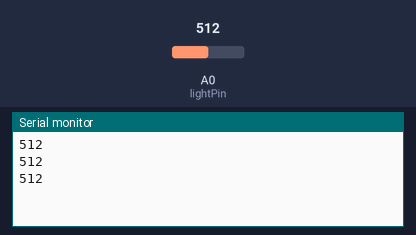
The sketch below on a simulated Arduino Uno, built with avr-gcc and run on an emulated ATmega328P. On the bench: the last lines printed to the serial monitor. The inputs (shaded band) are chosen by the test bench; at power-on: A0 (lightPin) = 512.

Above: at 1.2 s.
1.3 s: A0 (lightPin) set to 716
At 1.9 s:
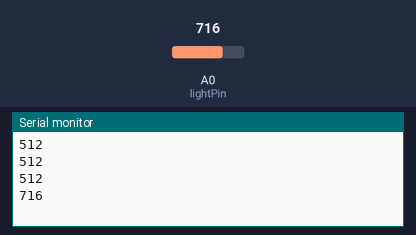
2.8 s: A0 (lightPin) set to 900
At 3.4 s:
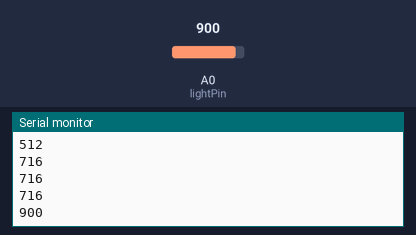
Timing chart, 0 to 5.8 s (numbered marks = the images above; inputs shaded):
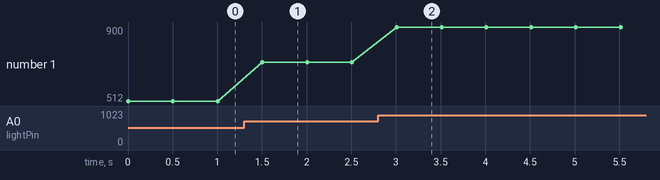

Measured:
- after the input at 1.3 s, the serial monitor: prints a new line after 0.21 s (image 1)
- after the input at 2.8 s, the serial monitor: prints a new line after 0.21 s (image 2)
- plotted number 1: 512 → 716 after the input at 1.3 s, 716 → 900 after the input at 2.8 s

The sketch:

sketch_nov19a.ino
```cpp
constexpr int arrLen{ 10 };
int numbers[arrLen]{};
int sum{};

constexpr int lightPin{ A0 };

void setup() {
  pinMode(lightPin, INPUT);
  Serial.begin(9600);
}

void loop() {
  // Weird function using arrays following the specified specifications
  for (int i{ 0 }; i < arrLen; ++i)
  {
    int arrayValue{ analogRead(lightPin) };
    numbers[i] = arrayValue;
    sum += numbers[i];
    numbers[i] = 0;
  }
  int average = sum / arrLen;
  Serial.println(average);
  sum = 0;
  delay(500);
}
```
